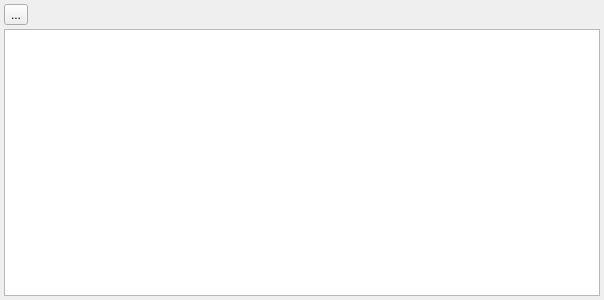
<?xml version="1.0" encoding="UTF-8"?>
<ui version="4.0">
 <class>CoAPOptionView</class>
 <widget class="QWidget" name="CoAPOptionView">
  <property name="geometry">
   <rect>
    <x>0</x>
    <y>0</y>
    <width>604</width>
    <height>300</height>
   </rect>
  </property>
  <property name="windowTitle">
   <string notr="true">Form</string>
  </property>
  <layout class="QGridLayout" name="gridLayout">
   <property name="leftMargin">
    <number>4</number>
   </property>
   <property name="topMargin">
    <number>4</number>
   </property>
   <property name="rightMargin">
    <number>4</number>
   </property>
   <property name="bottomMargin">
    <number>4</number>
   </property>
   <property name="spacing">
    <number>4</number>
   </property>
   <item row="1" column="0">
    <widget class="QTableView" name="tableView"/>
   </item>
   <item row="0" column="0">
    <layout class="QHBoxLayout" name="horizontalLayout">
     <item>
      <widget class="QToolButton" name="toolButtonColumns">
       <property name="text">
        <string>...</string>
       </property>
      </widget>
     </item>
     <item>
      <widget class="QLabel" name="label">
       <property name="text">
        <string notr="true"/>
       </property>
      </widget>
     </item>
    </layout>
   </item>
  </layout>
 </widget>
 <resources/>
 <connections/>
</ui>
